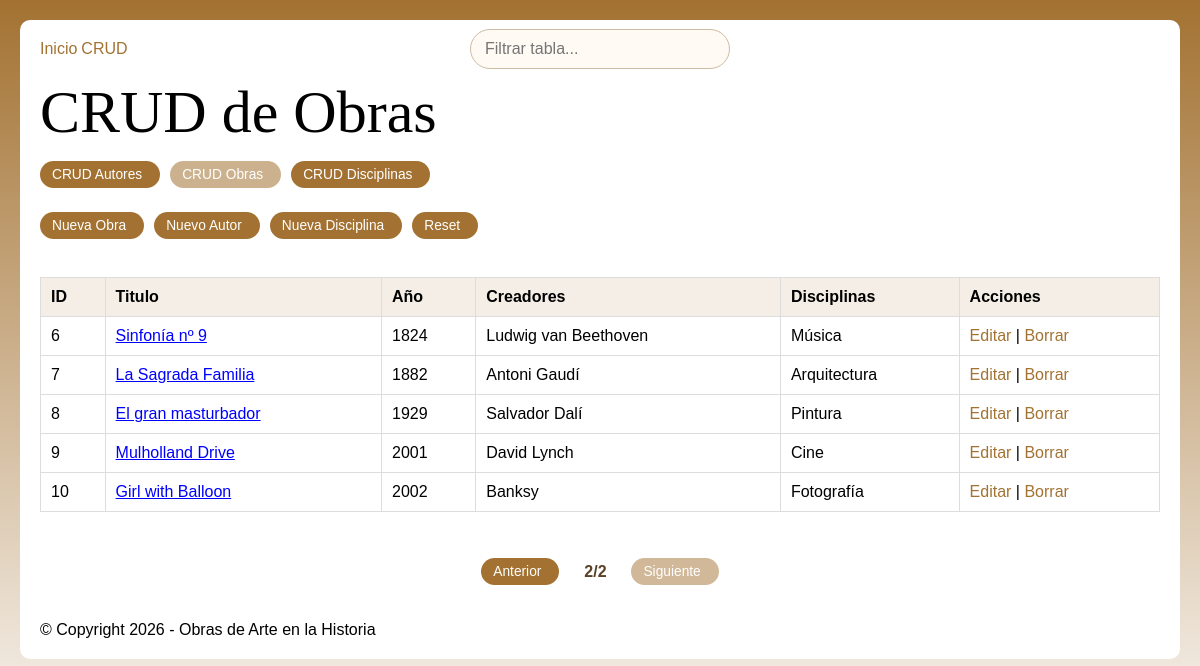
Before: /crud/listado_crud_obras.php?pagina=3 with the older database file.
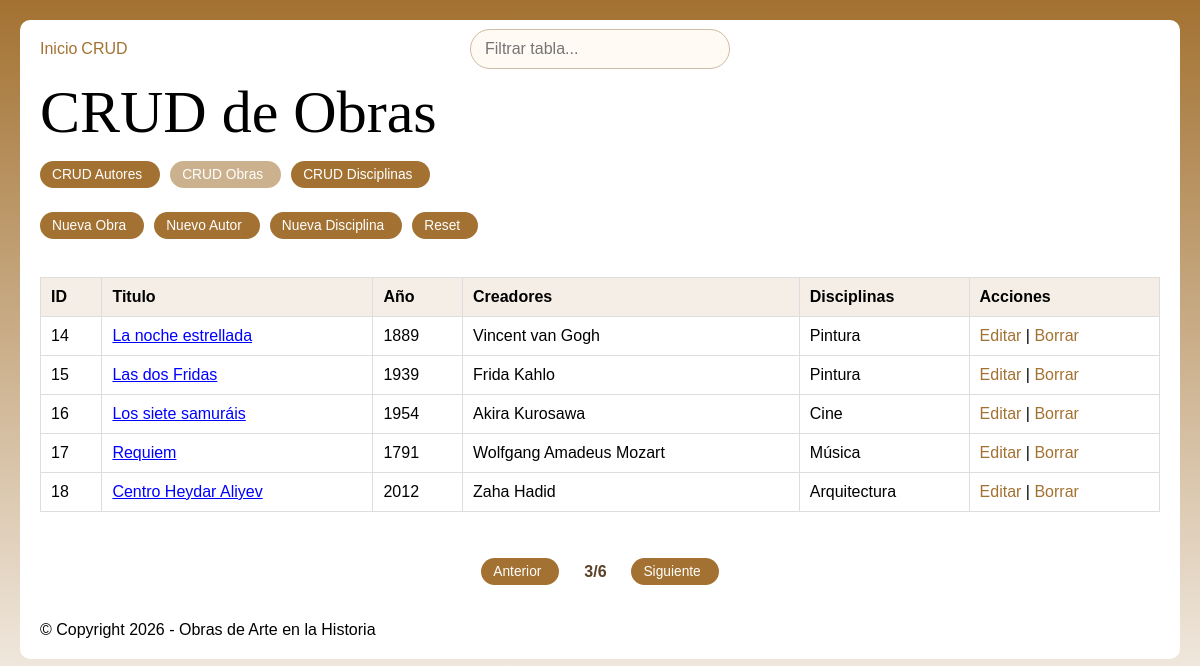
After: the same page with the newer database file.
### tables this page shows
CREATE TABLE `obras` (
  `id` int NOT NULL AUTO_INCREMENT,
  `titulo` varchar(255) NOT NULL,
  `año` int DEFAULT NULL,
  `descripcion` text,
  `imagen` varchar(255) DEFAULT NULL,
  PRIMARY KEY (`id`)
);

### crud/listado_crud_obras.php (the view, shortened to what this page needs)
<?php
require_once '../functions.php';
$filas_por_pagina = 5;
$pagina_actual = isset($_GET['pagina']) ? (int) $_GET['pagina'] : 1;
$total_obras_resultado = consulta("SELECT COUNT(*) AS total FROM obras");
$total_obras = (int) $total_obras_resultado[0]['total'];
$total_paginas = max(1, (int) ceil($total_obras / $filas_por_pagina));
if ($pagina_actual > $total_paginas) {
    $pagina_actual = $total_paginas;
}
$offset = ($pagina_actual - 1) * $filas_por_pagina;
$sql = "
SELECT
    obras.id,
    obras.titulo,
    obras.año AS anio,
    GROUP_CONCAT(DISTINCT creadores.nombre ORDER BY creadores.nombre SEPARATOR ', ') AS creadores,
    GROUP_CONCAT(DISTINCT disciplinas.nombre ORDER BY disciplinas.nombre SEPARATOR ', ') AS disciplinas
FROM obras
LEFT JOIN obras_creadores ON obras.id = obras_creadores.obra_id
LEFT JOIN creadores ON creadores.id = obras_creadores.creador_id
LEFT JOIN obras_disciplinas ON obras.id = obras_disciplinas.obra_id
LEFT JOIN disciplinas ON disciplinas.id = obras_disciplinas.disciplina_id
GROUP BY obras.id, obras.titulo, obras.año
ORDER BY obras.id ASC
LIMIT $filas_por_pagina OFFSET $offset
";
$obras = consulta($sql);
?>
<h1>CRUD de Obras</h1>
<div class="crud-panel-tabs">
    <a class="btn btn-panel" href="listado_crud_autores.php">CRUD Autores</a>
    <span class="btn btn-panel btn-panel-activo">CRUD Obras</span>
    <a class="btn btn-panel" href="listado_crud_disciplinas.php">CRUD Disciplinas</a>
</div>
<div class="crud-acciones">
    <a class="btn" href="create_obra.php">Nueva Obra</a>
    <a class="btn" href="create_autor.php">Nuevo Autor</a>
    <a class="btn" href="create_disciplina.php">Nueva Disciplina</a>
    <a class="btn" href="reset.php">Reset</a>
</div>
<div class="tabla-scroll">
    <table class="tabla-crud">
        <thead>
            <tr>
                <th>ID</th>
                <th>Titulo</th>
                <th>A&ntilde;o</th>
                <th>Creadores</th>
                <th>Disciplinas</th>
                <th>Acciones</th>
            </tr>
        </thead>
        <tbody>
            <?php if (empty($obras)): ?>
                <tr>
                    <td colspan="6">No hay obras registradas.</td>
                </tr>
            <?php else: ?>
                <?php foreach ($obras as $obra): ?>
                    <tr>
                        <td><?= $obra['id'] ?></td>
                        <td><a class="enlace-autor" href="../infoObras.php?id=<?= $obra['id'] ?>&volver=crud"><?= $obra['titulo'] ?></a></td>
                        <td><?= $obra['anio'] ?></td>
                        <td><?= $obra['creadores'] ?></td>
                        <td><?= $obra['disciplinas'] ?></td>
                        <td>
                            <a href="update_obra.php?id=<?= $obra['id'] ?>">Editar</a> |
                            <a href="delete_obra.php?id=<?= $obra['id'] ?>" onclick="return confirm('&iquest;Seguro que quieres borrar esta obra?')">Borrar</a>
                        </td>
                    </tr>
                <?php endforeach; ?>
            <?php endif; ?>
        </tbody>
    </table>
</div>
<?php render_pagination_controls($pagina_actual, $total_paginas); ?>

### functions.php (shortened to what this page needs)
<?
function getheader()
{
    include __DIR__ . '/inc/header.php';
}
function getfooter()
{
    include __DIR__ . '/inc/footer.php';
}
function conn()
{
    $conn = new mysqli(SERV, USER, PASS, DBNM);
    $conn->set_charset("utf8mb4");
    return $conn;
}
function consulta($sql)
{
    $conn = conn();
    $result = $conn->query($sql);
    $data = [];
    if ($result->num_rows > 0) {
        while ($row = $result->fetch_assoc()) {
            $data[] = $row;
        }
    }
    return $data;
}
function pagination_url($page)
{
    $params = $_GET;
    $params['pagina'] = $page;
    return basename($_SERVER['SCRIPT_NAME']) . '?' . http_build_query($params);
}
function render_pagination_controls($pagina_actual, $total_paginas)
{
    echo '<div class="paginacion-galeria">';
    if ($pagina_actual > 1) {
        echo '<a class="btn" href="' . htmlspecialchars(pagination_url($pagina_actual - 1)) . '">Anterior</a>';
    } else {
        echo '<span class="btn btn-disabled">Anterior</span>';
    }
    echo '<span class="paginacion-indicador">' . $pagina_actual . '/' . $total_paginas . '</span>';
    if ($pagina_actual < $total_paginas) {
        echo '<a class="btn" href="' . htmlspecialchars(pagination_url($pagina_actual + 1)) . '">Siguiente</a>';
    } else {
        echo '<span class="btn btn-disabled">Siguiente</span>';
    }
    echo '</div>';
}

Changed rows visible on the page:
no longer on this page (row edited): obras: id "6", titulo "Sinfonía nº 9", año "1824", creadores "Ludwig van Beethoven", disciplinas "Música"
no longer on this page (row edited): obras: id "7", titulo "La Sagrada Familia", año "1882", creadores "Antoni Gaudí", disciplinas "Arquitectura"
no longer on this page (row edited): obras: id "8", titulo "El gran masturbador", año "1929", creadores "Salvador Dalí", disciplinas "Pintura"
no longer on this page (row edited): obras: id "9", titulo "Mulholland Drive", año "2001", creadores "David Lynch", disciplinas "Cine"
no longer on this page (row edited): obras: id "10", titulo "Girl with Balloon", año "2002", creadores "Banksy", disciplinas "Fotografía"
added obras: id "14", titulo "La noche estrellada", año "1889", creadores "Vincent van Gogh", disciplinas "Pintura"
added obras: id "15", titulo "Las dos Fridas", año "1939", creadores "Frida Kahlo", disciplinas "Pintura"
added obras: id "16", titulo "Los siete samuráis", año "1954", creadores "Akira Kurosawa", disciplinas "Cine"
added obras: id "17", titulo "Requiem", año "1791", creadores "Wolfgang Amadeus Mozart", disciplinas "Música"
added obras: id "18", titulo "Centro Heydar Aliyev", año "2012", creadores "Zaha Hadid", disciplinas "Arquitectura"
Other visible differences:
$pagina_actual: "2" → "3"
$total_paginas: "2" → "6"
